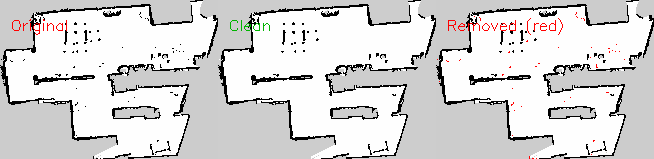
#> input picture examples/example_map_comparison.png, 654 x 159 px
$ python map_post_processing.py examples/example_map_comparison.png
#> lines starting #> are read from the running program, lines starting #| are printed output that depends on the picture; after the words box and inside, x2 and y2 are one past the last pixel; in counts of white or black regions, pixels touching at a corner belong together
#!/usr/bin/env python3
"""
map_post_processing.py - ROS 2 occupancy map cleaning (PGM/PNG)

Removes isolated points (e.g. operator's legs during teleop)
while preserving thin walls and map structure.

Usage:
    python3 map_post_processing.py map.png
    python3 map_post_processing.py map.png --min-area 50 --output map_clean.png
    python3 map_post_processing.py map.png --preview  # Show before/after without saving
"""

import argparse
import cv2
import numpy as np
from pathlib import Path


def load_map(path: str) -> np.ndarray:
    """Load the map in grayscale."""
#> called with path = 'examples/example_map_comparison.png'
    img = cv2.imread(path, cv2.IMREAD_GRAYSCALE)
#> img: shape (159, 654); min 0, max 254, mean 213.7
#|   Size: 654x159 px
    if img is None:
        raise FileNotFoundError(f"Could not load: {path}")
    return img


def binarize_obstacles(
    gray: np.ndarray,
    free_thresh: int = 230,
    occupied_thresh: int = 50,
) -> tuple[np.ndarray, np.ndarray]:
    """
    Separates the map into an obstacle mask and an unknown zone mask.

    In standard ROS maps:
      - 254 (white) = free
      - 0   (black) = occupied
      - 205 (gray)  = unknown

    Returns:
        obstacles: binary mask where 255 = obstacle
        unknown:   binary mask where 255 = unknown
    """
#> called with free_thresh = 230, occupied_thresh = 50
    obstacles = (gray < occupied_thresh).astype(np.uint8) * 255
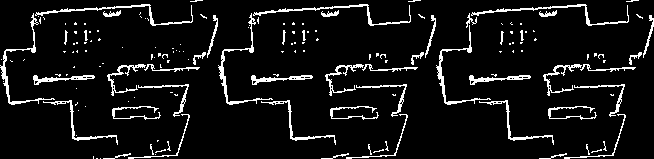
#> obstacles: shape (159, 654); 7.8% white in thin lines or dots
    unknown = ((gray > occupied_thresh) & (gray < free_thresh)).astype(np.uint8) * 255
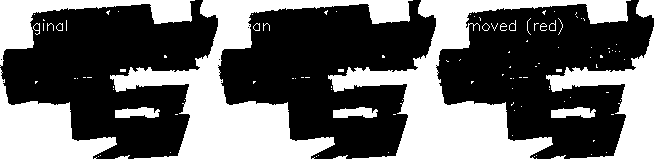
#> unknown: shape (159, 654); 40% white; 118 white regions (99 under 20 px)
    return obstacles, unknown


def remove_small_blobs(
    mask: np.ndarray,
    min_area: int = 30,
) -> np.ndarray:
    """
    Removes blobs (contours) with area smaller than min_area pixels.
    This is what removes legs without affecting thin walls.
    """
#> called with min_area = 30
    cleaned = mask.copy()
    contours, _ = cv2.findContours(mask, cv2.RETR_EXTERNAL, cv2.CHAIN_APPROX_SIMPLE)
#> contours = 162 contours, 125 with area under 20; largest, box (x1, y1, x2, y2) and area: (0, 13, 55, 105) 250, (218, 13, 273, 105) 244, (436, 25, 491, 105) 214, (471, 4, 629, 26) 205, (253, 4, 411, 26) 205

    removed = 0
    for cnt in contours:
        area = cv2.contourArea(cnt)
        if area < min_area:
            cv2.drawContours(cleaned, [cnt], -1, 0, thickness=cv2.FILLED)
            removed += 1
#> this loop made 162 passes
#> area on passes 19, 20, 21, 23, 24, 25, 29, 30, 31, 38, 39, 40: 45, 45, 45, 61, 61, 61, 146.5, 146.5, 146.5, 102.5, 102.5, 102.5
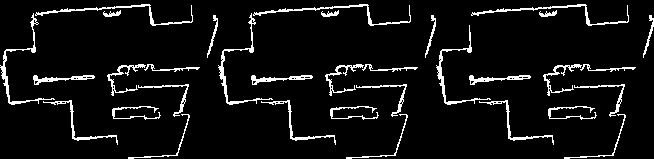
#> cleaned: shape (159, 654); 6.7% white in thin lines or dots
#> after the loop, removed = 129

    print(f"  Contours found: {len(contours)}")
#|   Contours found: 162
    print(f"  Blobs removed (area < {min_area}px): {removed}")
#|   Blobs removed (area < 30px): 129
    return cleaned


def reconstruct_map(
    original: np.ndarray,
    clean_obstacles: np.ndarray,
    unknown: np.ndarray,
    free_value: int = 254,
    occupied_value: int = 0,
    unknown_value: int = 205,
) -> np.ndarray:
    """
    Reconstructs the map with standard ROS values.
    """
    result = np.full_like(original, free_value)
    result[unknown > 0] = unknown_value
    result[clean_obstacles > 0] = occupied_value
    return result


def clean_map(
    input_path: str,
    min_area: int = 30,
    free_thresh: int = 230,
    occupied_thresh: int = 50,
) -> tuple[np.ndarray, np.ndarray]:
    """
    Complete cleaning pipeline.

    Returns:
        (original, cleaned) for comparison
    """
    print(f"Loading map: {input_path}")
    original = load_map(input_path)
    print(f"  Size: {original.shape[1]}x{original.shape[0]} px")

    print("Binarizing obstacles...")
    obstacles, unknown = binarize_obstacles(original, free_thresh, occupied_thresh)

    print("Removing small blobs (area filtering)...")
    filtered = remove_small_blobs(obstacles, min_area)

    print("Reconstructing map...")
    cleaned = reconstruct_map(original, filtered, unknown)
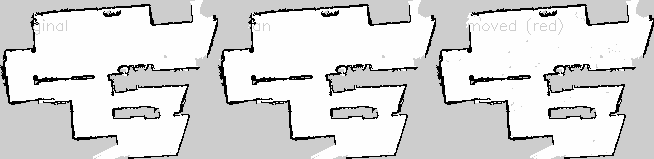
#> cleaned: shape (159, 654); min 0, max 254, mean 217.5

    return original, cleaned


def create_comparison(original: np.ndarray, cleaned: np.ndarray) -> np.ndarray:
    """Creates a side-by-side image + diff for visualization."""
    # Diff: red = what was removed
    diff_color = cv2.cvtColor(original, cv2.COLOR_GRAY2BGR)
    removed = (original < 50) & (cleaned >= 200)  # was obstacle, now free
    diff_color[removed] = [0, 0, 255]  # Red = removed

    orig_color = cv2.cvtColor(original, cv2.COLOR_GRAY2BGR)
    clean_color = cv2.cvtColor(cleaned, cv2.COLOR_GRAY2BGR)

    # Labels (text overlays)
    font = cv2.FONT_HERSHEY_SIMPLEX
    h = original.shape[0]
    cv2.putText(orig_color, "Original", (10, 30), font, 0.5, (0, 0, 255), 1)
    cv2.putText(clean_color, "Clean", (10, 30), font, 0.5, (0, 180, 0), 1)
    cv2.putText(diff_color, "Removed (red)", (10, 30), font, 0.5, (0, 0, 255), 1)

    comparison = np.hstack([orig_color, clean_color, diff_color])
    return comparison


def main():
    parser = argparse.ArgumentParser(
        description="Cleans ROS occupancy maps by removing isolated points"
    )
    parser.add_argument("input", help="Path to the map (PNG/PGM)")
    parser.add_argument(
        "-o", "--output",
        help="Output path (default: <input>_clean.<ext>)",
    )
    parser.add_argument(
        "--min-area",
        type=int,
        default=30,
        help="Minimum area in pixels to keep an obstacle (default: 30)",
    )
    parser.add_argument(
        "--free-thresh",
        type=int,
        default=230,
        help="Threshold for free space (default: 230)",
    )
    parser.add_argument(
        "--occupied-thresh",
        type=int,
        default=50,
        help="Threshold for occupied space (default: 50)",
    )
    parser.add_argument(
        "--preview",
        action="store_true",
        help="Generate before/after comparison image",
    )

    args = parser.parse_args()

    original, cleaned = clean_map(
        args.input,
        min_area=args.min_area,
        free_thresh=args.free_thresh,
        occupied_thresh=args.occupied_thresh,
    )

    # Output path
    input_path = Path(args.input)
    if args.output:
        output_path = args.output
    else:
        output_path = str(input_path.parent / f"{input_path.stem}_clean{input_path.suffix}")

    cv2.imwrite(output_path, cleaned)
    print(f"\nClean map saved to: {output_path}")

    if args.preview:
        comp = create_comparison(original, cleaned)
        comp_path = str(input_path.parent / f"{input_path.stem}_comparison.png")
        cv2.imwrite(comp_path, comp)
        print(f"Comparison saved to: {comp_path}")

    print("Done!")


if __name__ == "__main__":
    main()
